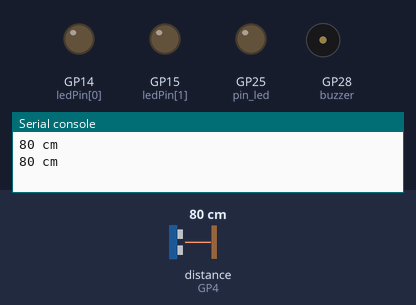
A program run on a simulated Raspberry Pi Pico running MicroPython. Shown: output pins drawn as LEDs (lit = HIGH), buzzer (waves = sounding), the last lines printed to the serial console. The inputs (shaded band) are chosen by the test bench; at power-on: distance to the obstacle (sensor on GP4) 80 cm. The echo pulse lasts 58.3 µs per cm; pins used as bus, display or sensor lines are not drawn.

Above: at 1.2 s.
1.3 s: distance to the obstacle (sensor on GP4) set to 60 cm
3.6 s: distance to the obstacle (sensor on GP4) set to 51 cm
At 5.2 s:
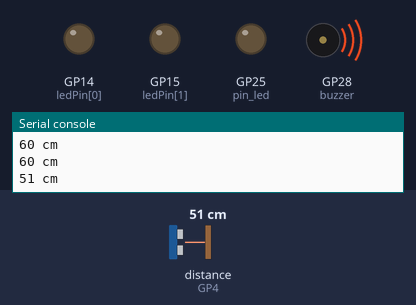
7.3 s: distance to the obstacle (sensor on GP4) set to 10 cm
10.8 s: distance to the obstacle (sensor on GP4) set to 7 cm
At 12.3 s:
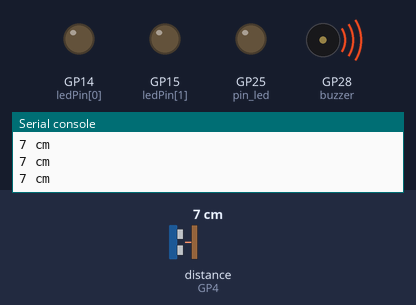
12.6 s: distance to the obstacle (sensor on GP4) set to 35 cm
At 13.9 s:
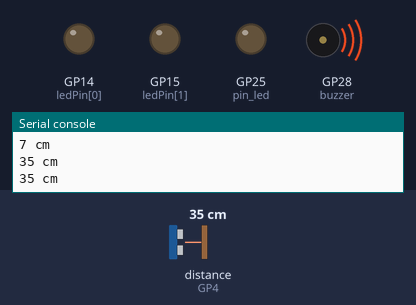
Timing chart, 0 to 17.3 s (numbered marks = the images above; inputs shaded):
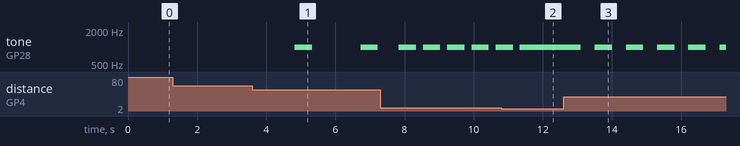

The program:

Sonar.py
```python
import time, math
from machine import Pin, PWM

pin_led = Pin(25, Pin.OUT)
trig = Pin(10, Pin.OUT)
echo = Pin(4, Pin.IN, Pin.PULL_DOWN)

buzzer = PWM(Pin(28))
ledPin=[Pin(14, Pin.OUT), Pin(15, Pin.OUT)]

def ping():
    trig.value(1)
    time.sleep_us(10)
    trig.value(0)
    count = 0
    timeout = False
    start = time.ticks_us()

    while not echo.value(): #wait for HIGH
        start=time.ticks_us()
    while echo.value() : #wait for HIGH
        stop=time.ticks_us()
    duration = stop - start
    dist = ( duration *0.0343) /2
    return dist

def bi(T):
    buzzer.duty_u16(68)
    time.sleep(0.5)
    buzzer.duty_u16(65535)
    time.sleep(T)

step_time = 1

while True:
    distance = round(ping())
    print("%s cm" % distance)
    if distance > 50 :
        buzzer.duty_u16(0)
        time.sleep(0.8)
    if (distance <= 55) and (distance > 40) :
        bi(0.6)
    if (distance <= 40) and (distance > 25) :
        bi(0.4)
    if (distance <= 25) and (distance > 8) :
        bi(0.2)
    if (distance <= 8)  :
        buzzer.duty_u16(68)
```

Measured:
- the behaviour switches between 56 and 55 cm on distance to the obstacle (sensor on GP4) (found by bisection; images 0 and 1)
- the behaviour switches between 9 and 8 cm on distance to the obstacle (sensor on GP4) (found by bisection; images 1 and 2)
- after the input at 3.6 s, tone on GP28 (buzzer): alternates 1000 Hz for 0.50 s and silent for 1.4 s, starting after 1.2 s
- after the input at 10.8 s, tone on GP28 (buzzer): goes on until 11.3 s, then stays 1000 Hz
- after the input at 12.6 s, tone on GP28 (buzzer): alternates 1000 Hz for 0.50 s and silent for 0.40 s, starting after 0.50 s
